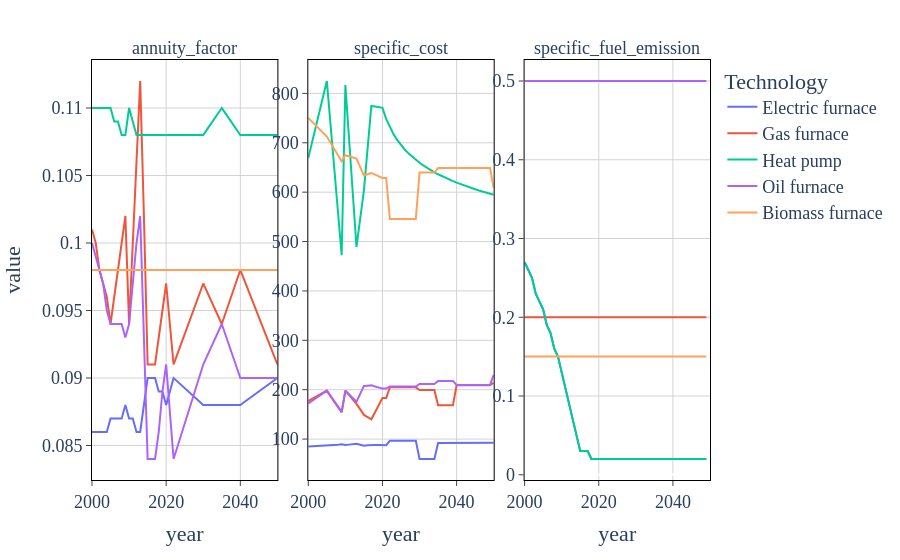

The notebook cell this image was saved under:
### Code cell
import plotly.express as px
from figures import sciencify_plotly_fig

tech_df = pd.read_csv("data/canada/heat_tech_params.csv", index_col=[0,1]).melt(ignore_index=False).rename({"variable":"Technology"}, axis=1)
fig = px.line(tech_df.reset_index().query("variable not in ['efficiency','lifetime', 'specific_fom_cost']"), x="year", y="value", color="Technology", facet_col="variable", template="plotly", facet_col_spacing=0.05)
fig.update_yaxes(matches=None)
fig.for_each_yaxis(lambda axis: axis.update(showticklabels=True))
fig = sciencify_plotly_fig(fig)
fig

### Figure 1 — Plotly figure (JSON) as saved in the notebook; plotly's stock layout.template omitted (floating-point values rounded to 4 significant figures)
{"data": [{"hovertemplate": "Technology=Electric furnace<br>variable=annuity_factor<br>year=%{x}<br>value=%{y}<extra></extra>", "legendgroup": "Electric furnace", "line": {"color": "#636efa", "dash": "solid"}, "marker": {"symbol": "circle"}, "mode": "lines", "name": "Electric furnace", "orientation": "v", "showlegend": true, "type": "scatter", "x": [2000, 2001, 2002, 2003, 2004, 2005, 2006, 2007, 2008, 2009, 2010, 2011, 2012, 2013, 2014, 2015, 2016, 2017, 2018, 2019, 2020, 2021, 2022, 2023, 2024, 2025, 2026, 2027, 2028, 2029, 2030, 2031, 2032, 2033, 2034, 2035, 2036, 2037, 2038, 2039, 2040, 2041, 2042, 2043, 2044, 2045, 2046, 2047, 2048, 2049, 2050], "xaxis": "x", "y": [0.086, 0.086, 0.086, 0.086, 0.086, 0.087, 0.087, 0.087, 0.087, 0.088, 0.087, 0.087, 0.086, 0.086, 0.088, 0.09, 0.09, 0.09, 0.089, 0.089, 0.088, 0.089, 0.09, 0.08975, 0.0895, 0.08925, 0.089, 0.08875, 0.0885, 0.08825, 0.088, 0.088, 0.088, 0.088, 0.088, 0.088, 0.088, 0.088, 0.088, 0.088, 0.088, 0.0882, 0.0884, 0.0886, 0.0888, 0.089, 0.0892, 0.0894, 0.0896, 0.0898, 0.09], "yaxis": "y"}, {"hovertemplate": "Technology=Electric furnace<br>variable=specific_cost<br>year=%{x}<br>value=%{y}<extra></extra>", "legendgroup": "Electric furnace", "line": {"color": "#636efa", "dash": "solid"}, "marker": {"symbol": "circle"}, "mode": "lines", "name": "Electric furnace", "orientation": "v", "showlegend": false, "type": "scatter", "x": [2000, 2001, 2002, 2003, 2004, 2005, 2006, 2007, 2008, 2009, 2010, 2011, 2012, 2013, 2014, 2015, 2016, 2017, 2018, 2019, 2020, 2021, 2022, 2023, 2024, 2025, 2026, 2027, 2028, 2029, 2030, 2031, 2032, 2033, 2034, 2035, 2036, 2037, 2038, 2039, 2040, 2041, 2042, 2043, 2044, 2045, 2046, 2047, 2048, 2049, 2050], "xaxis": "x2", "y": [84.78, 85.09, 85.41, 85.72, 86.04, 86.35, 87.12, 87.89, 88.66, 89.43, 87.93, 88.75, 89.58, 90.41, 88.36, 86.32, 87.38, 88.44, 88.19, 87.94, 87.68, 87.68, 96.6, 96.6, 96.6, 96.6, 96.6, 96.6, 96.6, 96.6, 59.65, 59.65, 59.65, 59.65, 59.65, 91.82, 91.82, 91.82, 91.82, 91.82, 91.82, 91.82, 91.82, 91.82, 91.82, 91.82, 91.82, 91.82, 91.82, 91.82, 92.52], "yaxis": "y2"}, {"hovertemplate": "Technology=Electric furnace<br>variable=specific_fuel_emission<br>year=%{x}<br>value=%{y}<extra></extra>", "legendgroup": "Electric furnace", "line": {"color": "#636efa", "dash": "solid"}, "marker": {"symbol": "circle"}, "mode": "lines", "name": "Electric furnace", "orientation": "v", "showlegend": false, "type": "scatter", "x": [2000, 2001, 2002, 2003, 2004, 2005, 2006, 2007, 2008, 2009, 2010, 2011, 2012, 2013, 2014, 2015, 2016, 2017, 2018, 2019, 2020, 2021, 2022, 2023, 2024, 2025, 2026, 2027, 2028, 2029, 2030, 2031, 2032, 2033, 2034, 2035, 2036, 2037, 2038, 2039, 2040, 2041, 2042, 2043, 2044, 2045, 2046, 2047, 2048, 2049], "xaxis": "x3", "y": [0.27, 0.26, 0.25, 0.23, 0.22, 0.21, 0.19, 0.18, 0.16, 0.15, 0.13, 0.11, 0.09, 0.07, 0.05, 0.03, 0.03, 0.03, 0.02, 0.02, 0.02, 0.02, 0.02, 0.02, 0.02, 0.02, 0.02, 0.02, 0.02, 0.02, 0.02, 0.02, 0.02, 0.02, 0.02, 0.02, 0.02, 0.02, 0.02, 0.02, 0.02, 0.02, 0.02, 0.02, 0.02, 0.02, 0.02, 0.02, 0.02, 0.02], "yaxis": "y3"}, {"hovertemplate": "Technology=Gas furnace<br>variable=annuity_factor<br>year=%{x}<br>value=%{y}<extra></extra>", "legendgroup": "Gas furnace", "line": {"color": "#EF553B", "dash": "solid"}, "marker": {"symbol": "circle"}, "mode": "lines", "name": "Gas furnace", "orientation": "v", "showlegend": true, "type": "scatter", "x": [2000, 2001, 2002, 2003, 2004, 2005, 2006, 2007, 2008, 2009, 2010, 2011, 2012, 2013, 2014, 2015, 2016, 2017, 2018, 2019, 2020, 2021, 2022, 2023, 2024, 2025, 2026, 2027, 2028, 2029, 2030, 2031, 2032, 2033, 2034, 2035, 2036, 2037, 2038, 2039, 2040, 2041, 2042, 2043, 2044, 2045, 2046, 2047, 2048, 2049, 2050], "xaxis": "x", "y": [0.101, 0.1, 0.098, 0.097, 0.096, 0.094, 0.096, 0.098, 0.1, 0.102, 0.094, 0.1, 0.106, 0.112, 0.102, 0.091, 0.091, 0.091, 0.093, 0.095, 0.097, 0.094, 0.091, 0.09175, 0.0925, 0.09325, 0.094, 0.09475, 0.0955, 0.09625, 0.097, 0.0964, 0.0958, 0.0952, 0.0946, 0.094, 0.0948, 0.0956, 0.0964, 0.0972, 0.098, 0.0973, 0.0966, 0.0959, 0.0952, 0.0945, 0.0938, 0.0931, 0.0924, 0.0917, 0.091], "yaxis": "y"}, {"hovertemplate": "Technology=Gas furnace<br>variable=specific_cost<br>year=%{x}<br>value=%{y}<extra></extra>", "legendgroup": "Gas furnace", "line": {"color": "#EF553B", "dash": "solid"}, "marker": {"symbol": "circle"}, "mode": "lines", "name": "Gas furnace", "orientation": "v", "showlegend": false, "type": "scatter", "x": [2000, 2001, 2002, 2003, 2004, 2005, 2006, 2007, 2008, 2009, 2010, 2011, 2012, 2013, 2014, 2015, 2016, 2017, 2018, 2019, 2020, 2021, 2022, 2023, 2024, 2025, 2026, 2027, 2028, 2029, 2030, 2031, 2032, 2033, 2034, 2035, 2036, 2037, 2038, 2039, 2040, 2041, 2042, 2043, 2044, 2045, 2046, 2047, 2048, 2049, 2050], "xaxis": "x2", "y": [176.9, 181.1, 185.4, 189.6, 193.8, 198.0, 187.0, 176.0, 165.0, 154.0, 198.0, 189.2, 180.3, 171.4, 160.2, 148.9, 144.5, 140.1, 154.4, 168.8, 183.1, 183.1, 204.7, 204.7, 204.7, 204.7, 204.7, 204.7, 204.7, 204.7, 199.3, 199.3, 199.3, 199.3, 199.3, 168.3, 168.3, 168.3, 168.3, 168.3, 209.2, 209.2, 209.2, 209.2, 209.2, 209.2, 209.2, 209.2, 209.2, 209.2, 214.1], "yaxis": "y2"}, {"hovertemplate": "Technology=Gas furnace<br>variable=specific_fuel_emission<br>year=%{x}<br>value=%{y}<extra></extra>", "legendgroup": "Gas furnace", "line": {"color": "#EF553B", "dash": "solid"}, "marker": {"symbol": "circle"}, "mode": "lines", "name": "Gas furnace", "orientation": "v", "showlegend": false, "type": "scatter", "x": [2000, 2001, 2002, 2003, 2004, 2005, 2006, 2007, 2008, 2009, 2010, 2011, 2012, 2013, 2014, 2015, 2016, 2017, 2018, 2019, 2020, 2021, 2022, 2023, 2024, 2025, 2026, 2027, 2028, 2029, 2030, 2031, 2032, 2033, 2034, 2035, 2036, 2037, 2038, 2039, 2040, 2041, 2042, 2043, 2044, 2045, 2046, 2047, 2048, 2049], "xaxis": "x3", "y": [0.2, 0.2, 0.2, 0.2, 0.2, 0.2, 0.2, 0.2, 0.2, 0.2, 0.2, 0.2, 0.2, 0.2, 0.2, 0.2, 0.2, 0.2, 0.2, 0.2, 0.2, 0.2, 0.2, 0.2, 0.2, 0.2, 0.2, 0.2, 0.2, 0.2, 0.2, 0.2, 0.2, 0.2, 0.2, 0.2, 0.2, 0.2, 0.2, 0.2, 0.2, 0.2, 0.2, 0.2, 0.2, 0.2, 0.2, 0.2, 0.2, 0.2], "yaxis": "y3"}, {"hovertemplate": "Technology=Heat pump<br>variable=annuity_factor<br>year=%{x}<br>value=%{y}<extra></extra>", "legendgroup": "Heat pump", "line": {"color": "#00cc96", "dash": "solid"}, "marker": {"symbol": "circle"}, "mode": "lines", "name": "Heat pump", "orientation": "v", "showlegend": true, "type": "scatter", "x": [2000, 2001, 2002, 2003, 2004, 2005, 2006, 2007, 2008, 2009, 2010, 2011, 2012, 2013, 2014, 2015, 2016, 2017, 2018, 2019, 2020, 2021, 2022, 2023, 2024, 2025, 2026, 2027, 2028, 2029, 2030, 2031, 2032, 2033, 2034, 2035, 2036, 2037, 2038, 2039, 2040, 2041, 2042, 2043, 2044, 2045, 2046, 2047, 2048, 2049, 2050], "xaxis": "x", "y": [0.11, 0.11, 0.11, 0.11, 0.11, 0.11, 0.109, 0.109, 0.108, 0.108, 0.11, 0.109, 0.108, 0.108, 0.108, 0.108, 0.108, 0.108, 0.108, 0.108, 0.108, 0.108, 0.108, 0.108, 0.108, 0.108, 0.108, 0.108, 0.108, 0.108, 0.108, 0.1084, 0.1088, 0.1092, 0.1096, 0.11, 0.1096, 0.1092, 0.1088, 0.1084, 0.108, 0.108, 0.108, 0.108, 0.108, 0.108, 0.108, 0.108, 0.108, 0.108, 0.108], "yaxis": "y"}, {"hovertemplate": "Technology=Heat pump<br>variable=specific_cost<br>year=%{x}<br>value=%{y}<extra></extra>", "legendgroup": "Heat pump", "line": {"color": "#00cc96", "dash": "solid"}, "marker": {"symbol": "circle"}, "mode": "lines", "name": "Heat pump", "orientation": "v", "showlegend": false, "type": "scatter", "x": [2000, 2001, 2002, 2003, 2004, 2005, 2006, 2007, 2008, 2009, 2010, 2011, 2012, 2013, 2014, 2015, 2016, 2017, 2018, 2019, 2020, 2021, 2022, 2023, 2024, 2025, 2026, 2027, 2028, 2029, 2030, 2031, 2032, 2033, 2034, 2035, 2036, 2037, 2038, 2039, 2040, 2041, 2042, 2043, 2044, 2045, 2046, 2047, 2048, 2049, 2050], "xaxis": "x2", "y": [669.4, 700.6, 731.7, 762.8, 794.0, 825.1, 736.9, 648.7, 560.5, 472.3, 816.9, 707.6, 598.3, 489.0, 546.4, 603.7, 689.1, 774.6, 773.3, 772.0, 770.8, 748.3, 731.1, 717.1, 705.3, 695.3, 686.5, 678.7, 671.6, 665.3, 659.5, 654.1, 649.2, 644.6, 640.3, 636.3, 632.5, 628.9, 625.5, 622.3, 619.2, 616.3, 613.5, 610.9, 608.3, 605.9, 603.5, 601.2, 599.0, 596.9, 594.9], "yaxis": "y2"}, {"hovertemplate": "Technology=Heat pump<br>variable=specific_fuel_emission<br>year=%{x}<br>value=%{y}<extra></extra>", "legendgroup": "Heat pump", "line": {"color": "#00cc96", "dash": "solid"}, "marker": {"symbol": "circle"}, "mode": "lines", "name": "Heat pump", "orientation": "v", "showlegend": false, "type": "scatter", "x": [2000, 2001, 2002, 2003, 2004, 2005, 2006, 2007, 2008, 2009, 2010, 2011, 2012, 2013, 2014, 2015, 2016, 2017, 2018, 2019, 2020, 2021, 2022, 2023, 2024, 2025, 2026, 2027, 2028, 2029, 2030, 2031, 2032, 2033, 2034, 2035, 2036, 2037, 2038, 2039, 2040, 2041, 2042, 2043, 2044, 2045, 2046, 2047, 2048, 2049], "xaxis": "x3", "y": [0.27, 0.26, 0.25, 0.23, 0.22, 0.21, 0.19, 0.18, 0.16, 0.15, 0.13, 0.11, 0.09, 0.07, 0.05, 0.03, 0.03, 0.03, 0.02, 0.02, 0.02, 0.02, 0.02, 0.02, 0.02, 0.02, 0.02, 0.02, 0.02, 0.02, 0.02, 0.02, 0.02, 0.02, 0.02, 0.02, 0.02, 0.02, 0.02, 0.02, 0.02, 0.02, 0.02, 0.02, 0.02, 0.02, 0.02, 0.02, 0.02, 0.02], "yaxis": "y3"}, {"hovertemplate": "Technology=Oil furnace<br>variable=annuity_factor<br>year=%{x}<br>value=%{y}<extra></extra>", "legendgroup": "Oil furnace", "line": {"color": "#ab63fa", "dash": "solid"}, "marker": {"symbol": "circle"}, "mode": "lines", "name": "Oil furnace", "orientation": "v", "showlegend": true, "type": "scatter", "x": [2000, 2001, 2002, 2003, 2004, 2005, 2006, 2007, 2008, 2009, 2010, 2011, 2012, 2013, 2014, 2015, 2016, 2017, 2018, 2019, 2020, 2021, 2022, 2023, 2024, 2025, 2026, 2027, 2028, 2029, 2030, 2031, 2032, 2033, 2034, 2035, 2036, 2037, 2038, 2039, 2040, 2041, 2042, 2043, 2044, 2045, 2046, 2047, 2048, 2049, 2050], "xaxis": "x", "y": [0.1, 0.099, 0.098, 0.097, 0.095, 0.094, 0.094, 0.094, 0.094, 0.093, 0.094, 0.097, 0.1, 0.102, 0.093, 0.084, 0.084, 0.084, 0.086, 0.089, 0.091, 0.0875, 0.084, 0.08488, 0.08575, 0.08662, 0.0875, 0.08837, 0.08925, 0.09012, 0.091, 0.0916, 0.0922, 0.0928, 0.0934, 0.094, 0.0932, 0.0924, 0.0916, 0.0908, 0.09, 0.09, 0.09, 0.09, 0.09, 0.09, 0.09, 0.09, 0.09, 0.09, 0.09], "yaxis": "y"}, {"hovertemplate": "Technology=Oil furnace<br>variable=specific_cost<br>year=%{x}<br>value=%{y}<extra></extra>", "legendgroup": "Oil furnace", "line": {"color": "#ab63fa", "dash": "solid"}, "marker": {"symbol": "circle"}, "mode": "lines", "name": "Oil furnace", "orientation": "v", "showlegend": false, "type": "scatter", "x": [2000, 2001, 2002, 2003, 2004, 2005, 2006, 2007, 2008, 2009, 2010, 2011, 2012, 2013, 2014, 2015, 2016, 2017, 2018, 2019, 2020, 2021, 2022, 2023, 2024, 2025, 2026, 2027, 2028, 2029, 2030, 2031, 2032, 2033, 2034, 2035, 2036, 2037, 2038, 2039, 2040, 2041, 2042, 2043, 2044, 2045, 2046, 2047, 2048, 2049, 2050], "xaxis": "x2", "y": [172.1, 177.3, 182.5, 187.6, 192.8, 198.0, 187.3, 176.5, 165.8, 155.0, 198.0, 190.6, 183.1, 175.7, 191.6, 207.6, 208.2, 208.7, 206.6, 204.4, 202.2, 202.2, 206.5, 206.5, 206.5, 206.5, 206.5, 206.5, 206.5, 206.5, 211.6, 211.6, 211.6, 211.6, 211.6, 217.8, 217.8, 217.8, 217.8, 217.8, 209.5, 209.5, 209.5, 209.5, 209.5, 209.5, 209.5, 209.5, 209.5, 209.5, 230.3], "yaxis": "y2"}, {"hovertemplate": "Technology=Oil furnace<br>variable=specific_fuel_emission<br>year=%{x}<br>value=%{y}<extra></extra>", "legendgroup": "Oil furnace", "line": {"color": "#ab63fa", "dash": "solid"}, "marker": {"symbol": "circle"}, "mode": "lines", "name": "Oil furnace", "orientation": "v", "showlegend": false, "type": "scatter", "x": [2000, 2001, 2002, 2003, 2004, 2005, 2006, 2007, 2008, 2009, 2010, 2011, 2012, 2013, 2014, 2015, 2016, 2017, 2018, 2019, 2020, 2021, 2022, 2023, 2024, 2025, 2026, 2027, 2028, 2029, 2030, 2031, 2032, 2033, 2034, 2035, 2036, 2037, 2038, 2039, 2040, 2041, 2042, 2043, 2044, 2045, 2046, 2047, 2048, 2049], "xaxis": "x3", "y": [0.5, 0.5, 0.5, 0.5, 0.5, 0.5, 0.5, 0.5, 0.5, 0.5, 0.5, 0.5, 0.5, 0.5, 0.5, 0.5, 0.5, 0.5, 0.5, 0.5, 0.5, 0.5, 0.5, 0.5, 0.5, 0.5, 0.5, 0.5, 0.5, 0.5, 0.5, 0.5, 0.5, 0.5, 0.5, 0.5, 0.5, 0.5, 0.5, 0.5, 0.5, 0.5, 0.5, 0.5, 0.5, 0.5, 0.5, 0.5, 0.5, 0.5], "yaxis": "y3"}, {"hovertemplate": "Technology=Biomass furnace<br>variable=annuity_factor<br>year=%{x}<br>value=%{y}<extra></extra>", "legendgroup": "Biomass furnace", "line": {"color": "#FFA15A", "dash": "solid"}, "marker": {"symbol": "circle"}, "mode": "lines", "name": "Biomass furnace", "orientation": "v", "showlegend": true, "type": "scatter", "x": [2000, 2001, 2002, 2003, 2004, 2005, 2006, 2007, 2008, 2009, 2010, 2011, 2012, 2013, 2014, 2015, 2016, 2017, 2018, 2019, 2020, 2021, 2022, 2023, 2024, 2025, 2026, 2027, 2028, 2029, 2030, 2031, 2032, 2033, 2034, 2035, 2036, 2037, 2038, 2039, 2040, 2041, 2042, 2043, 2044, 2045, 2046, 2047, 2048, 2049, 2050], "xaxis": "x", "y": [0.098, 0.098, 0.098, 0.098, 0.098, 0.098, 0.098, 0.098, 0.098, 0.098, 0.098, 0.098, 0.098, 0.098, 0.098, 0.098, 0.098, 0.098, 0.098, 0.098, 0.098, 0.098, 0.098, 0.098, 0.098, 0.098, 0.098, 0.098, 0.098, 0.098, 0.098, 0.098, 0.098, 0.098, 0.098, 0.098, 0.098, 0.098, 0.098, 0.098, 0.098, 0.098, 0.098, 0.098, 0.098, 0.098, 0.098, 0.098, 0.098, 0.098, 0.098], "yaxis": "y"}, {"hovertemplate": "Technology=Biomass furnace<br>variable=specific_cost<br>year=%{x}<br>value=%{y}<extra></extra>", "legendgroup": "Biomass furnace", "line": {"color": "#FFA15A", "dash": "solid"}, "marker": {"symbol": "circle"}, "mode": "lines", "name": "Biomass furnace", "orientation": "v", "showlegend": false, "type": "scatter", "x": [2000, 2001, 2002, 2003, 2004, 2005, 2006, 2007, 2008, 2009, 2010, 2011, 2012, 2013, 2014, 2015, 2016, 2017, 2018, 2019, 2020, 2021, 2022, 2023, 2024, 2025, 2026, 2027, 2028, 2029, 2030, 2031, 2032, 2033, 2034, 2035, 2036, 2037, 2038, 2039, 2040, 2041, 2042, 2043, 2044, 2045, 2046, 2047, 2048, 2049, 2050], "xaxis": "x2", "y": [750.4, 742.9, 735.3, 727.8, 720.2, 712.7, 700.1, 687.5, 674.9, 662.3, 674.9, 672.6, 670.2, 667.9, 650.9, 633.9, 636.4, 638.9, 635.5, 632.1, 628.7, 628.7, 545.7, 545.7, 545.7, 545.7, 545.7, 545.7, 545.7, 545.7, 639.7, 639.7, 639.7, 639.7, 639.7, 648.8, 648.8, 648.8, 648.8, 648.8, 648.8, 648.8, 648.8, 648.8, 648.8, 648.8, 648.8, 648.8, 648.8, 648.8, 608.3], "yaxis": "y2"}, {"hovertemplate": "Technology=Biomass furnace<br>variable=specific_fuel_emission<br>year=%{x}<br>value=%{y}<extra></extra>", "legendgroup": "Biomass furnace", "line": {"color": "#FFA15A", "dash": "solid"}, "marker": {"symbol": "circle"}, "mode": "lines", "name": "Biomass furnace", "orientation": "v", "showlegend": false, "type": "scatter", "x": [2000, 2001, 2002, 2003, 2004, 2005, 2006, 2007, 2008, 2009, 2010, 2011, 2012, 2013, 2014, 2015, 2016, 2017, 2018, 2019, 2020, 2021, 2022, 2023, 2024, 2025, 2026, 2027, 2028, 2029, 2030, 2031, 2032, 2033, 2034, 2035, 2036, 2037, 2038, 2039, 2040, 2041, 2042, 2043, 2044, 2045, 2046, 2047, 2048, 2049], "xaxis": "x3", "y": [0.15, 0.15, 0.15, 0.15, 0.15, 0.15, 0.15, 0.15, 0.15, 0.15, 0.15, 0.15, 0.15, 0.15, 0.15, 0.15, 0.15, 0.15, 0.15, 0.15, 0.15, 0.15, 0.15, 0.15, 0.15, 0.15, 0.15, 0.15, 0.15, 0.15, 0.15, 0.15, 0.15, 0.15, 0.15, 0.15, 0.15, 0.15, 0.15, 0.15, 0.15, 0.15, 0.15, 0.15, 0.15, 0.15, 0.15, 0.15, 0.15, 0.15], "yaxis": "y3"}], "layout": {"annotations": [{"font": {}, "showarrow": false, "text": "annuity_factor", "x": 0.15, "xanchor": "center", "xref": "paper", "y": 1, "yanchor": "bottom", "yref": "paper"}, {"font": {}, "showarrow": false, "text": "specific_cost", "x": 0.5, "xanchor": "center", "xref": "paper", "y": 1, "yanchor": "bottom", "yref": "paper"}, {"font": {}, "showarrow": false, "text": "specific_fuel_emission", "x": 0.85, "xanchor": "center", "xref": "paper", "y": 1, "yanchor": "bottom", "yref": "paper"}], "font": {"family": "cm", "size": 18}, "legend": {"title": {"text": "Technology"}, "tracegroupgap": 0}, "margin": {"t": 60}, "plot_bgcolor": "white", "xaxis": {"anchor": "y", "domain": [0, 0.3], "gridcolor": "lightgrey", "linecolor": "black", "mirror": true, "showline": true, "ticks": "outside", "title": {"text": "year"}}, "xaxis2": {"anchor": "y2", "domain": [0.35, 0.65], "gridcolor": "lightgrey", "linecolor": "black", "matches": "x", "mirror": true, "showline": true, "ticks": "outside", "title": {"text": "year"}}, "xaxis3": {"anchor": "y3", "domain": [0.7, 1], "gridcolor": "lightgrey", "linecolor": "black", "matches": "x", "mirror": true, "showline": true, "ticks": "outside", "title": {"text": "year"}}, "yaxis": {"anchor": "x", "domain": [0, 1], "gridcolor": "lightgrey", "linecolor": "black", "mirror": true, "showline": true, "showticklabels": true, "ticks": "outside", "title": {"text": "value"}}, "yaxis2": {"anchor": "x2", "domain": [0, 1], "gridcolor": "lightgrey", "linecolor": "black", "mirror": true, "showline": true, "showticklabels": true, "ticks": "outside"}, "yaxis3": {"anchor": "x3", "domain": [0, 1], "gridcolor": "lightgrey", "linecolor": "black", "mirror": true, "showline": true, "showticklabels": true, "ticks": "outside"}}}
